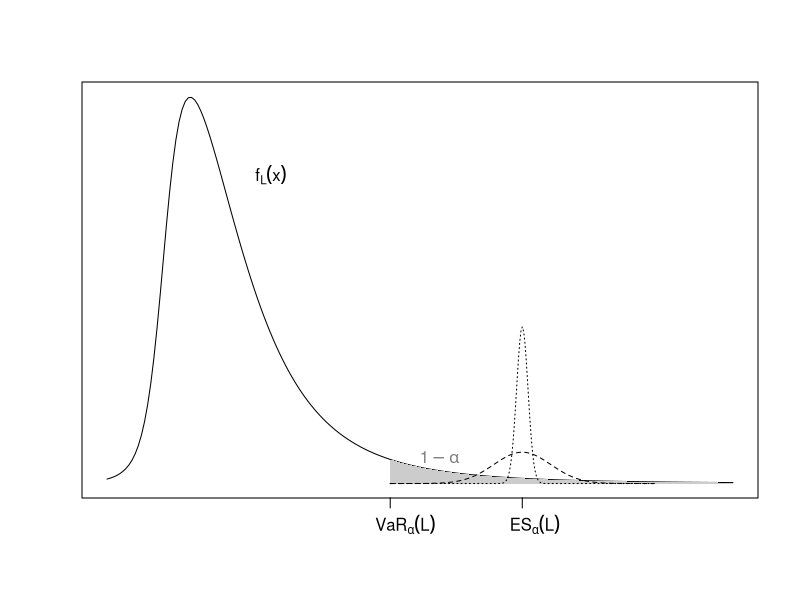

Here is the R script that generated this plot:
## By Marius Hofert

## Visual intuition behind the Rearrangement Algorithm (RA)

library(sn) # skew normal and skew t distributions

## Parameters
a <- 0.95 # VaR confidence level
omega <- 10 # shape parameter of the skew t distribution
alpha <- 4 # slant parameter of the skew t distribution
nu <- 3 # degree of freedom

get_VaR <- function(a, omega, alpha, nu)
    qst(a, omega = omega, alpha = alpha, nu = nu)
get_ES <- function(a, omega, alpha, nu)
    integrate(qst, omega = omega, alpha = alpha, nu = nu, lower = a, upper = 1)$value / (1-a)

## Skewed t_3 density (assumed to be the density of L = L_1 + ... + L_d)
x <- seq(-8, 80, length.out = 201)
y <- dst(x, omega = omega, alpha = alpha, nu = nu)
plot(x, y, type = "l", xaxt = "n", yaxt = "n", main = "", xlab = "", ylab = "")
text(15, 0.8*max(y), labels = expression(f[L](x)))

## x axis
VaR <- get_VaR(a = a, omega = omega, alpha = alpha, nu = nu)
ES  <- get_ES (a = a, omega = omega, alpha = alpha, nu = nu)
axis(1, at = VaR, label = expression(VaR[alpha](L)), hadj = 0.25) # ES
axis(1, at = ES,  label = expression(ES[alpha](L)),  hadj = 0.25) # ES

## Shaded alpha region
sq <- seq(VaR, max(x), length.out = 201)
poly.x <- c(VaR, sq, max(x))
poly.y <- c(0, dst(sq, omega = omega, alpha = alpha, nu = nu), 0)
polygon(poly.x, poly.y, col = "gray80", border = NA)
text(0.44*diff(range(x)), 0.07*max(y), labels = expression(1-alpha), col = "gray50")

## Overlay peaked densities
d <- ES-VaR
x <- seq(ES-d, ES+d, length.out = 201)
z1 <- (1-a) * dnorm(x, mean = ES, sd = 4)
z2 <- (1-a) * dnorm(x, mean = ES, sd = 0.8)
lines(x, z1, lty = 2)
lines(x, z2, lty = 3)
